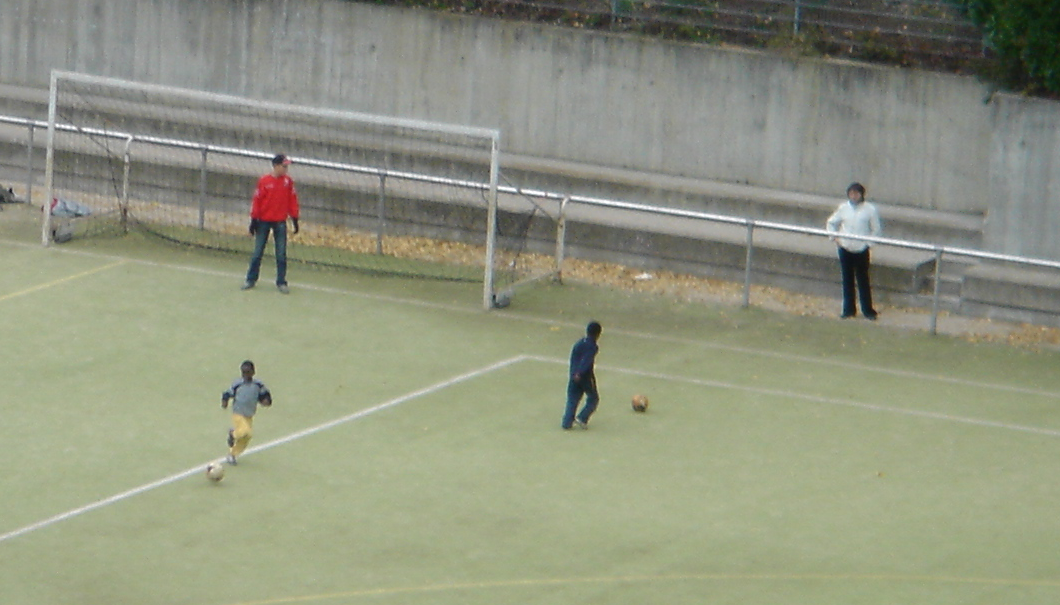
#> input picture data/picture1.png, 1060 x 605 px
$ python 'HOG-特征提取.py'   (older library calls are emulated)
#> lines starting #> are read from the running program, lines starting #| are printed output that depends on the picture
import cv2
import numpy as np
import math
import matplotlib.pyplot as plt


class Hog_descriptor():
    def __init__(self, img, cell_size=16, bin_size=8,):
        self.img = img
        self.img = np.sqrt(img / float(np.max(img)))
        self.img = self.img * 255
        self.cell_size = cell_size
        self.bin_size = bin_size
        self.angle_unit = int(360 / self.bin_size)
        assert type(self.bin_size) == int, "bin_size should be integer,"
        assert type(self.cell_size) == int, "cell_size should be integer,"
        assert type(self.angle_unit) == int, "bin_size should be divisible by 360"

    def extract(self):
        height, width = self.img.shape
        gradient_magnitude, gradient_angle = self.global_gradient()
        gradient_magnitude = abs(gradient_magnitude)
        cell_gradient_vector = np.zeros((int(height / self.cell_size), int(width / self.cell_size), self.bin_size))
        for i in range(cell_gradient_vector.shape[0]):
            for j in range(cell_gradient_vector.shape[1]):
                cell_magnitude = gradient_magnitude[i * self.cell_size:(i + 1) * self.cell_size,
                                 j * self.cell_size:(j + 1) * self.cell_size]
                cell_angle = gradient_angle[i * self.cell_size:(i + 1) * self.cell_size,
                             j * self.cell_size:(j + 1) * self.cell_size]
                cell_gradient_vector[i][j] = self.cell_gradient(cell_magnitude, cell_angle)

        hog_image = self.render_gradient(np.zeros([height, width]), cell_gradient_vector)
        hog_vector = []
        for i in range(cell_gradient_vector.shape[0] - 1):
            for j in range(cell_gradient_vector.shape[1] - 1):
                block_vector = []
                block_vector.extend(cell_gradient_vector[i][j])
                block_vector.extend(cell_gradient_vector[i][j + 1])
                block_vector.extend(cell_gradient_vector[i + 1][j])
                block_vector.extend(cell_gradient_vector[i + 1][j + 1])
                mag = lambda vector: math.sqrt(sum(i ** 2 for i in vector))
                magnitude = mag(block_vector)
                if magnitude != 0:
                    normalize = lambda block_vector, magnitude: [element / magnitude for element in block_vector]
                    block_vector = normalize(block_vector, magnitude)
                hog_vector.append(block_vector)
        return hog_vector, hog_image

    def global_gradient(self):
        gradient_values_x = cv2.Sobel(self.img, cv2.CV_64F, 1, 0, ksize=5)
        gradient_values_y = cv2.Sobel(self.img, cv2.CV_64F, 0, 1, ksize=5)
        gradient_magnitude = cv2.addWeighted(gradient_values_x, 0.5, gradient_values_y, 0.5, 0)
        gradient_angle = cv2.phase(gradient_values_x, gradient_values_y, angleInDegrees=True)
        return gradient_magnitude, gradient_angle

    def cell_gradient(self, cell_magnitude, cell_angle):
        orientation_centers = [0] * self.bin_size
        for i in range(cell_magnitude.shape[0]):
            for j in range(cell_magnitude.shape[1]):
                gradient_strength = cell_magnitude[i][j]
                gradient_angle = cell_angle[i][j]
                min_angle, max_angle, mod = self.get_closest_bins(gradient_angle)
                orientation_centers[min_angle] += (gradient_strength * (1 - (mod / self.angle_unit)))
                orientation_centers[max_angle] += (gradient_strength * (mod / self.angle_unit))
        return orientation_centers

    def get_closest_bins(self, gradient_angle):
        idx = int(gradient_angle / self.angle_unit)
        mod = gradient_angle % self.angle_unit
        if idx == self.bin_size:
            return idx - 1, (idx) % self.bin_size, mod
        return idx, (idx + 1) % self.bin_size, mod

    def render_gradient(self, image, cell_gradient):
        cell_width = self.cell_size / 2
        max_mag = np.array(cell_gradient).max()
        for x in range(cell_gradient.shape[0]):
            for y in range(cell_gradient.shape[1]):
                cell_grad = cell_gradient[x][y]
                cell_grad /= max_mag
                angle = 0
                angle_gap = self.angle_unit
                for magnitude in cell_grad:
                    angle_radian = math.radians(angle)
                    x1 = int(x * self.cell_size + magnitude * cell_width * math.cos(angle_radian))
                    y1 = int(y * self.cell_size + magnitude * cell_width * math.sin(angle_radian))
                    x2 = int(x * self.cell_size - magnitude * cell_width * math.cos(angle_radian))
                    y2 = int(y * self.cell_size - magnitude * cell_width * math.sin(angle_radian))
                    cv2.line(image, (y1, x1), (y2, x2), int(255 * math.sqrt(magnitude)))
                    angle += angle_gap
        return image


img = cv2.imread('data/picture1.png', cv2.IMREAD_GRAYSCALE)
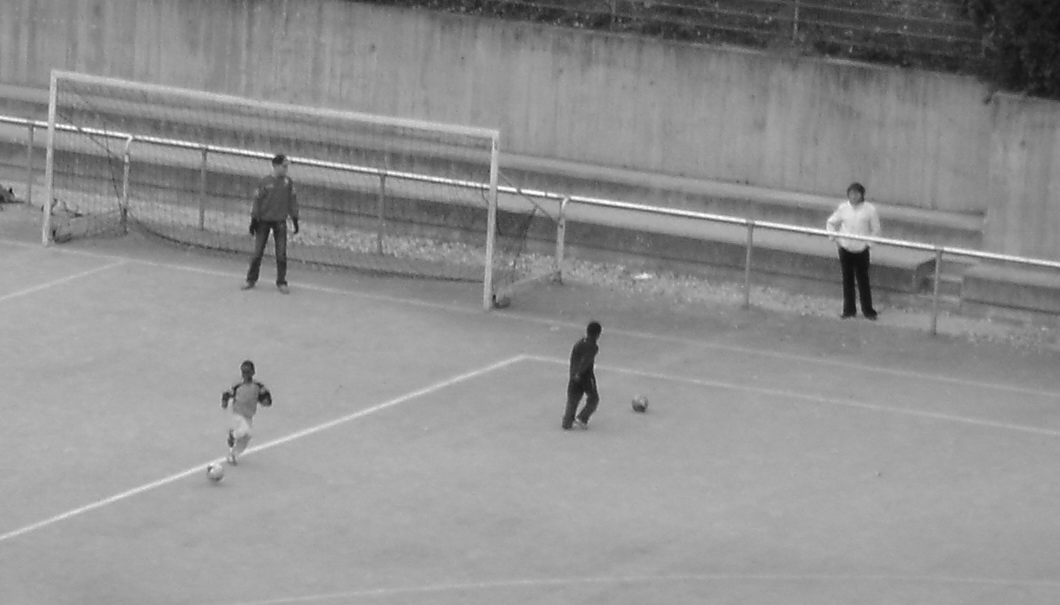
#> img: shape (605, 1060); min 15, max 255, mean 144.4
hog = Hog_descriptor(img, cell_size=16, bin_size=8)
#> in __init__, `self.img = np.sqrt(img / float(np.max(img)))`:
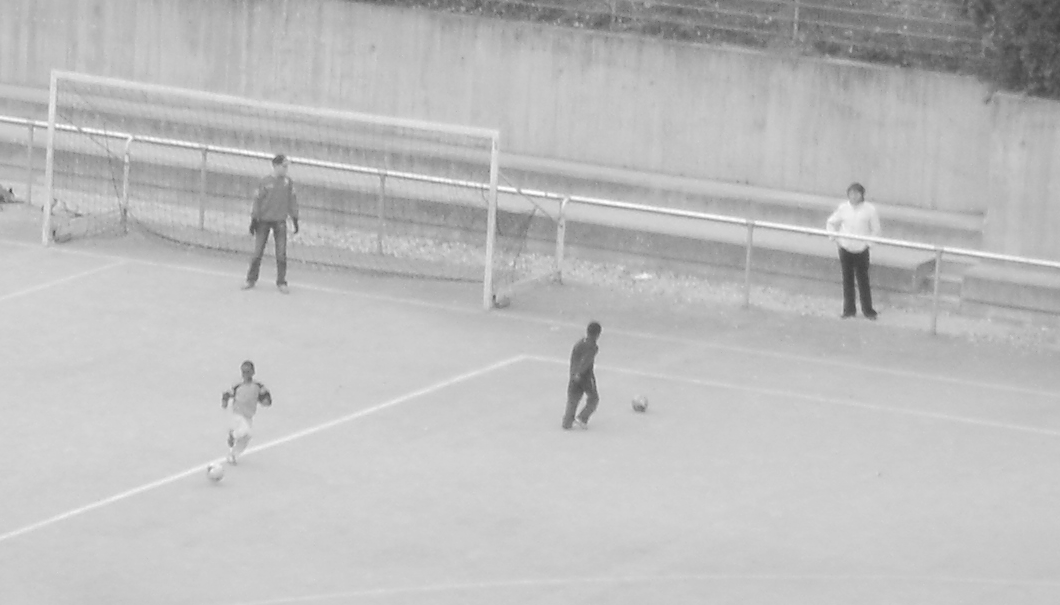
#> self.img: shape (605, 1060) float64; min 0.243, max 1, mean 0.747
vector, image = hog.extract()
#> in global_gradient, `gradient_values_x = cv2.Sobel(self.img, cv2.CV_64F, 1, 0, ksize=5)`:
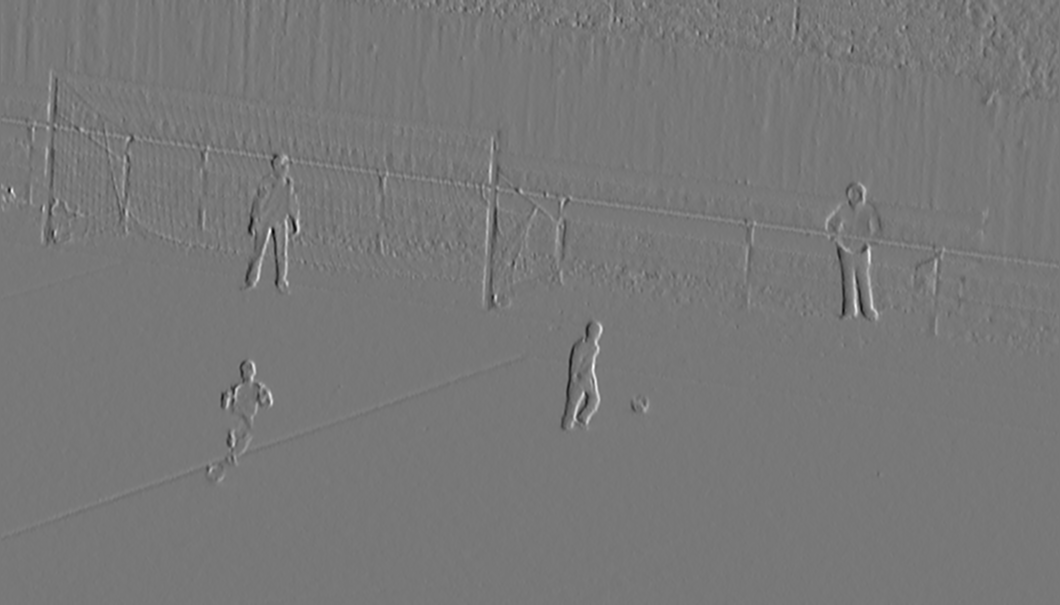
#> gradient_values_x: shape (605, 1060) float64; min -5168.1, max 5782, mean -3.1; drawn with min black and max white
#> in global_gradient, `gradient_values_y = cv2.Sobel(self.img, cv2.CV_64F, 0, 1, ksize=5)`:
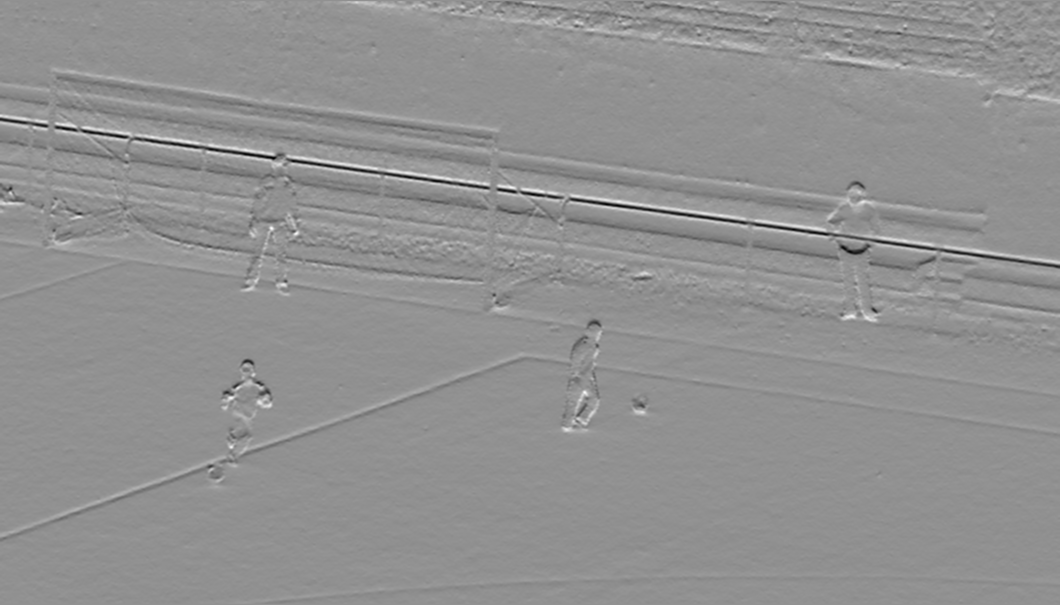
#> gradient_values_y: shape (605, 1060) float64; min -4411.6, max 3346.2, mean 13.2; drawn with min black and max white
#> in global_gradient, `gradient_angle = cv2.phase(gradient_values_x, gradient_values_y, angle..`:
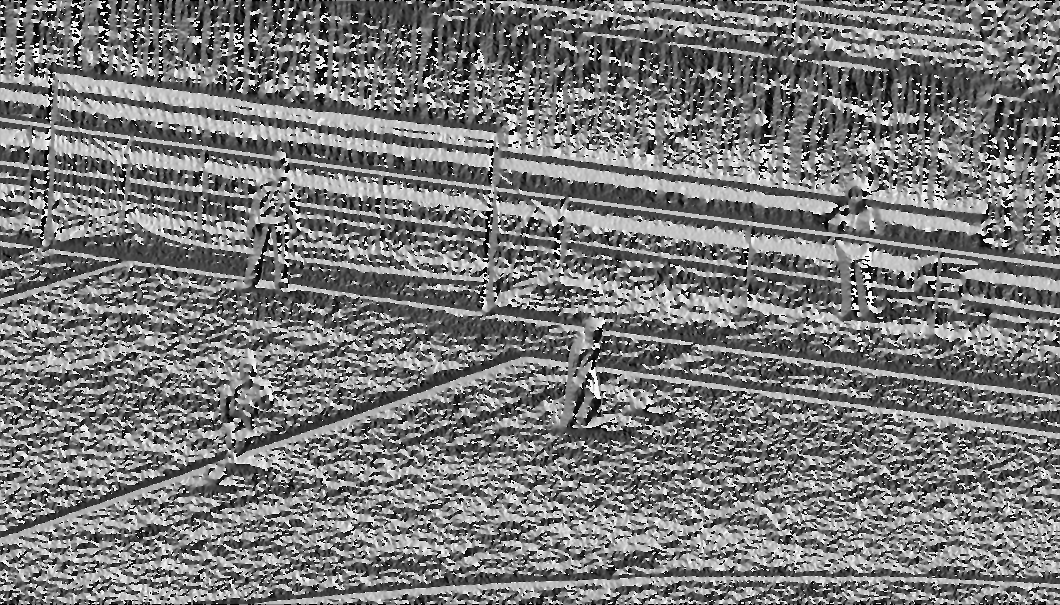
#> gradient_angle: shape (605, 1060) float64; min 0, max 360, mean 171.5; drawn with min black and max white
#> in extract, `gradient_magnitude = abs(gradient_magnitude)`:
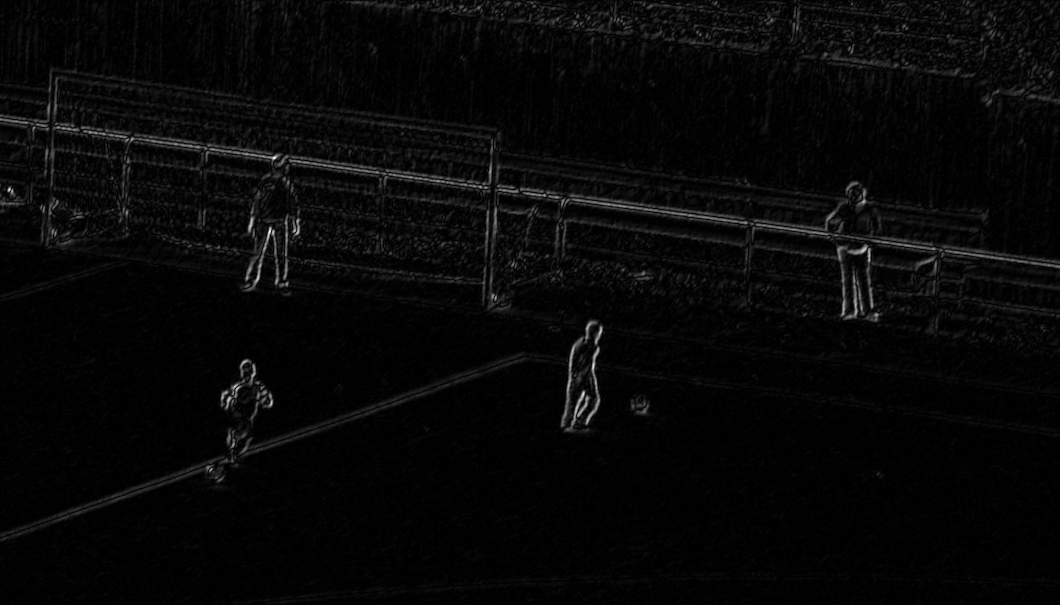
#> gradient_magnitude: shape (605, 1060) float64; min 0, max 3426.2, mean 104; drawn with min black and max white
#> after the loop in render_gradient, `for x in range(cell_gradient.shape[0]):`:
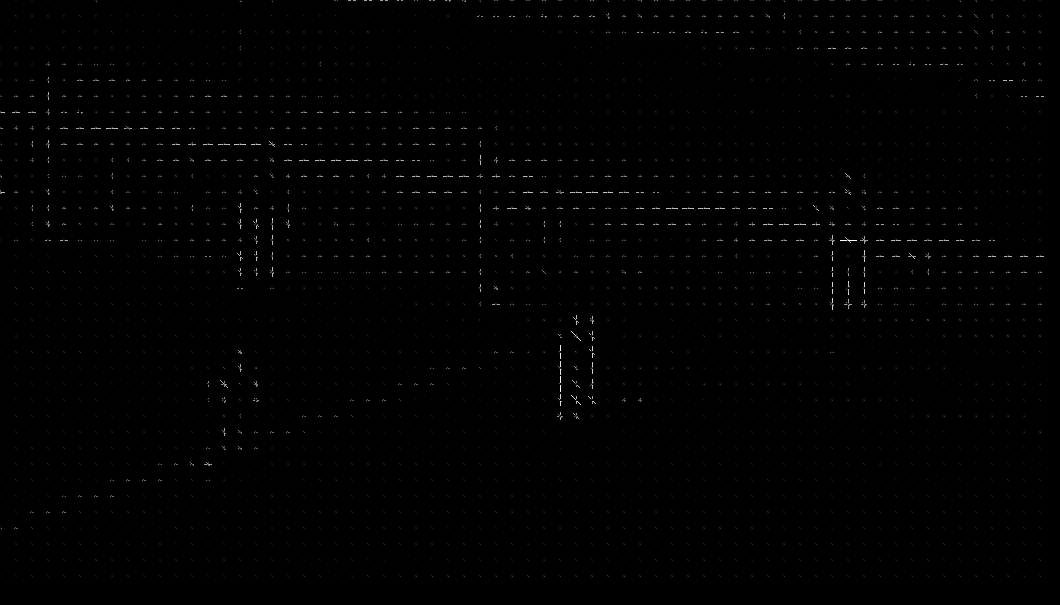
#> image: shape (605, 1060) float64; min 0, max 255, mean 1.1
plt.imshow(image, cmap=plt.cm.gray)
plt.show()
